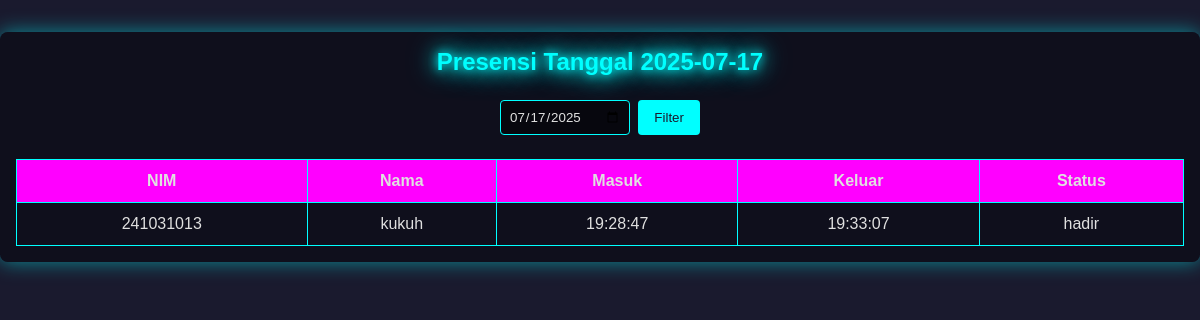
The page /presensi_admin.php?tanggal=2025-07-17 (signed in) on the database its author committed.
### tables this page shows
CREATE TABLE `presensi` (
  `id` int(11) NOT NULL,
  `nim` varchar(20) NOT NULL,
  `tanggal` date NOT NULL,
  `waktu_masuk` time DEFAULT NULL,
  `waktu_keluar` time DEFAULT NULL,
  `status` enum('hadir','izin','sakit','alfa') DEFAULT 'hadir',
  `created_at` timestamp NOT NULL DEFAULT current_timestamp()
);

CREATE TABLE `mahasiswa` (
  `nim` varchar(20) NOT NULL,
  `nama` varchar(100) NOT NULL,
  `tempat` text DEFAULT NULL,
  `pk` enum('laki-laki','perempuan') DEFAULT NULL,
  `created_at` timestamp NOT NULL DEFAULT current_timestamp()
);

### presensi_admin.php (the view, shortened to what this page needs)
<?php
include 'koneksi.php';
$tanggal = isset($_GET['tanggal']) ? $_GET['tanggal'] : date('Y-m-d');
$query = "SELECT m.nim, m.nama, p.tanggal, p.waktu_masuk, p.waktu_keluar, p.status
          FROM presensi p JOIN mahasiswa m ON p.nim = m.nim
          WHERE p.tanggal = '$tanggal' ORDER BY p.waktu_masuk DESC";
$data = mysqli_query($koneksi, $query);
?>
<!DOCTYPE html>
<html lang="id">
<head>
</head>
<body>
<div class="dashboard">
    <h2>Presensi Tanggal <?= $tanggal ?></h2>
    <form method="GET">
        <input type="date" name="tanggal" value="<?= $tanggal ?>">
        <button type="submit" class="button">Filter</button>
    </form>
    <table>
        <thead>
            <tr><th>NIM</th><th>Nama</th><th>Masuk</th><th>Keluar</th><th>Status</th></tr>
        </thead>
        <tbody>
            <?php while($row = mysqli_fetch_assoc($data)): ?>
                <tr>
                    <td><?= $row['nim'] ?></td>
                    <td><?= $row['nama'] ?></td>
                    <td><?= $row['waktu_masuk'] ?></td>
                    <td><?= $row['waktu_keluar'] ?: '-' ?></td>
                    <td><?= $row['status'] ?></td>
                </tr>
            <?php endwhile; ?>
        </tbody>
    </table>
</div>
</body>

### presensi_admin.php (style rules this page uses)
:root { --primary-neon: #00ffff; --secondary-neon: #ff00ff; --dark-bg: #1a1a2e; --darker-bg: #0f0f1a; --light-text: #e0e0e0; --card-bg: rgba(10, 10, 20, 0.7); --glow-strength: 0 0 10px, 0 0 20px, 0 0 30px; }
* { margin: 0; padding: 0; box-sizing: border-box; font-family: 'Orbitron', sans-serif; }
body { background-color: var(--dark-bg); color: var(--light-text); }
.dashboard { max-width: 1200px; margin: 2rem auto; padding: 1rem; background: var(--card-bg); border-radius: 8px; box-shadow: 0 0 20px rgba(0, 255, 255, 0.5); }
.dashboard h2 { text-align: center; color: var(--primary-neon); margin-bottom: 1.5rem; text-shadow: var(--glow-strength) var(--primary-neon); }
form { display: flex; justify-content: center; margin-bottom: 1.5rem; }
form input[type="date"] { padding: 0.5rem; border: 1px solid var(--primary-neon); border-radius: 4px; background: rgba(0, 0, 0, 0.5); color: var(--light-text); margin-right: 0.5rem; transition: border-color 0.3s, box-shadow 0.3s; }
form .button { background-color: var(--primary-neon); color: var(--dark-bg); padding: 0.5rem 1rem; border-radius: 4px; border: none; cursor: pointer; transition: background-color 0.3s, transform 0.3s; }
table { width: 100%; border-collapse: collapse; margin-top: 1rem; }
table thead { background-color: var(--secondary-neon); }
table th, table td { padding: 0.75rem; text-align: center; border: 1px solid var(--primary-neon); }
table th { color: var(--light-text); }
table td { color: var(--light-text); }

### rows shown on the page
presensi: nim.nim "241031013", nim.nama "kukuh", waktu_masuk "19:28:47", waktu_keluar "19:33:07", status "hadir"

### other values the page prints
$tanggal "2025-07-17"
